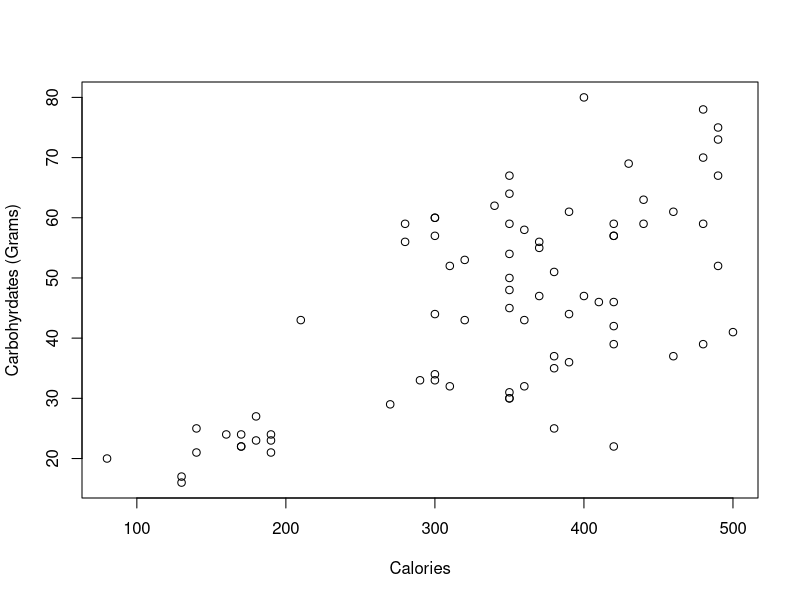
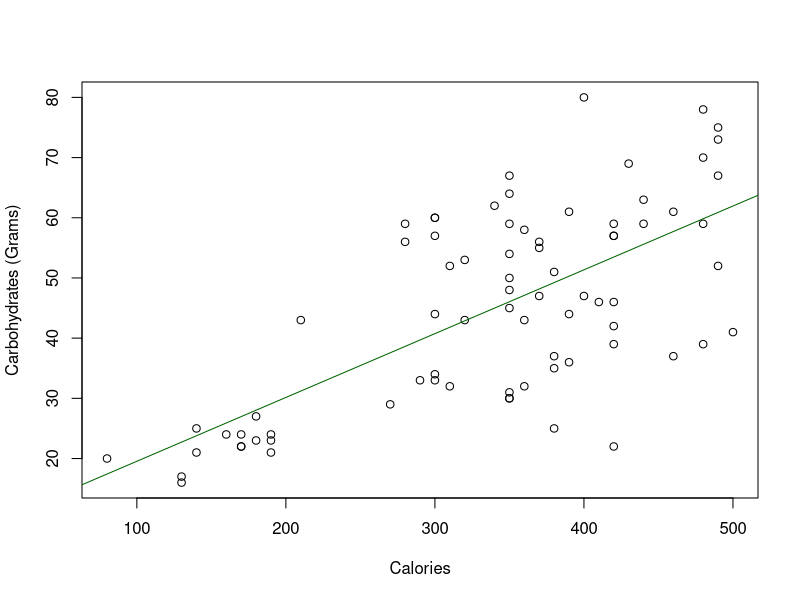

Reproduce these figures in R, in order.
# =====================================
# Simple Linear Regression
# Part 1
# =====================================

starbucks <- read.csv("starbucks.csv")
head(starbucks)

# ================================
# Descriptive Analysis
# ================================

# Create a Scatterplot
plot(starbucks$calories, starbucks$carb, xlab = 'Calories', ylab = 'Carbohyrdates (Grams)')

# Calculate Pearson's Correlation
cor(starbucks$calories, starbucks$carb)


# Fit a Linear Regression Model
lm_starbucks<- lm(carb ~ calories, data = starbucks)

# View Coefficients, Standard Errors, p-Values
summary(lm_starbucks)
summary(lm_starbucks)$coefficients
summary(lm_starbucks)$coefficients[2, 2]

# You Can Also View Just the Coefficients
lm_starbucks$coefficients

# Make a Scatterplot with the Regression Line Overlaid
plot(starbucks$calories, starbucks$carb, xlab = 'Calories', ylab = 'Carbohydrates (Grams)')
abline(a = lm_starbucks$coefficients[1], b = lm_starbucks$coefficients[2], col = 'darkgreen')

# Predict Y at a New X Value
newX <- 150  # Number of calories

beta0_hat <- as.numeric(lm_starbucks$coefficients[1])
beta1_hat <- as.numeric(lm_starbucks$coefficients[2])
predictedY <- beta0_hat + beta1_hat * newX
predictedY


# ======================================================
# Inference on Regression Parameters
# Make Confidence Intervals for the Intercept and Slope
# ======================================================

# This Code Retrieves the Estimates and Standard Errors
# lm_starbucks$coefficients Just Gives the Estimates
starbucks_coefficients <- summary(lm_starbucks)$coefficients
starbucks_coefficients

# 99% CI for the Intercept
n <- nrow(starbucks)
tstar <- qt(0.995, df = n - 2)

beta0_hat <- starbucks_coefficients[1, 1]
se_beta0_hat <- starbucks_coefficients[1, 2]

lower <- beta0_hat - tstar * se_beta0_hat
upper <- beta0_hat + tstar * se_beta0_hat

# Print the Confidence Interval
c(lower, upper)


# 95% CI for the Slope
n <- nrow(starbucks)
tstar <- qt(0.975, df = n - 2)

# Get Estimate and Standard Error from Row 2 of the Coefficients Matrix
beta1_hat <- starbucks_coefficients[2, 1]
se_beta1_hat <- starbucks_coefficients[2, 2]

lower_slope <- beta1_hat - tstar * se_beta1_hat
upper_slope <- beta1_hat + tstar * se_beta1_hat

# Print the Confidence Interval
c(lower_slope, upper_slope)

# Here is One More Way to Find the Same Thing
# 99% Confidence Intervals for Both Coefficients
confint(lm_starbucks, level = 0.99)
confint(lm_starbucks, level = 0.95)

# ============================================
# Hypothesis Tests for Coefficients
# ============================================


# H0: beta1 = 0; HA: beta1 =/= 0
# Using alpha = 0.05

# This is the p-Value for the Test
starbucks_coefficients[2, 4]
starbucks_coefficients[2, 3]

# Reject H0


# H0: beta0 = 6; HA: beta0 =/= 6
# Using alpha = 0.05

t0 <- (beta0_hat - 6) / se_beta0_hat
t0

# Find Two-Sided p-Value from t0
2 * pt(t0, df = n - 2, lower.tail = FALSE)
